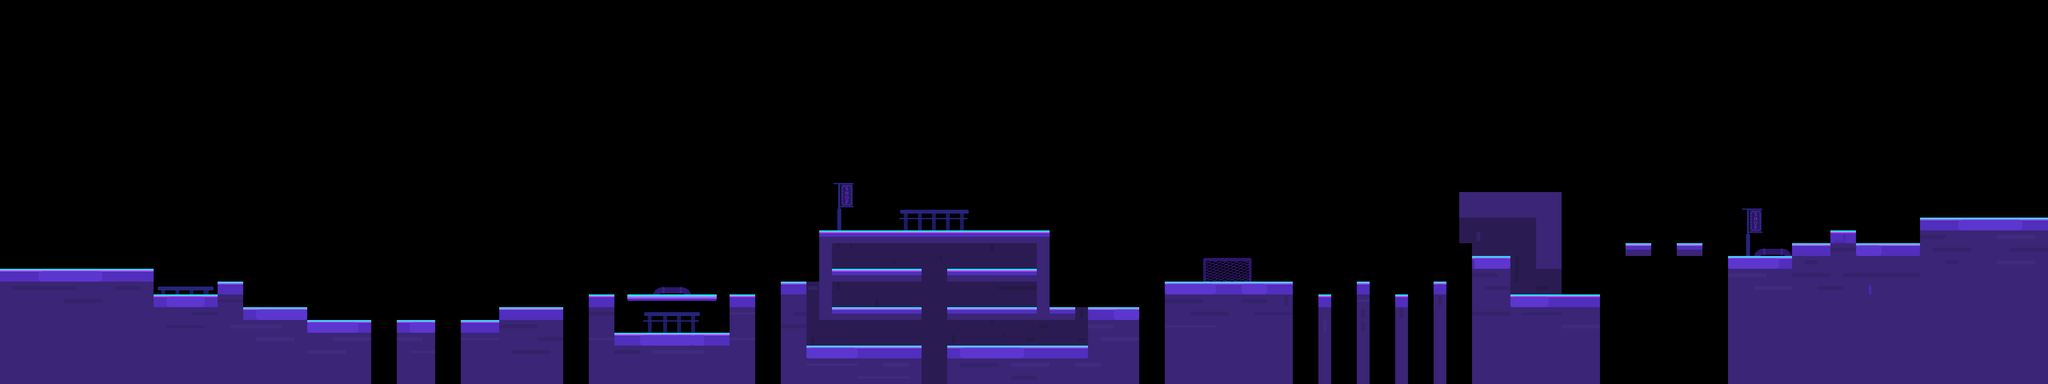

A level layout from a 2D game, rendered from its tile map. Below: a short description, then the map file with tile-grid data replaced by summaries:
An orthogonal 160x30 tile map with 80x80 px tiles, 4 tile layers (dizhuan, dizhuan1, dizhuan2, dizhuan3).

<map version="1.0" orientation="orthogonal" renderorder="right-down" width="160" height="30" tilewidth="80" tileheight="80">
 <tileset firstgid="1" name="bj_4_1" tilewidth="80" tileheight="80">
  <image source="bj_4_1.png" width="1120" height="640" />
 </tileset>
 <layer name="dizhuan" width="160" height="30">
  <data>[4800 cells, 1617 non-empty, 12 distinct tile ids]</data>
 </layer>
 <layer name="dizhuan1" width="160" height="30">
  <data>[4800 cells, 92 non-empty, 13 distinct tile ids]</data>
 </layer>
 <layer name="dizhuan2" width="160" height="30">
  <data>[4800 cells, 177 non-empty, 8 distinct tile ids]</data>
 </layer>
 <layer name="dizhuan3" width="160" height="30">
  <data>[4800 cells, 116 non-empty, 37 distinct tile ids]</data>
 </layer>
</map>
